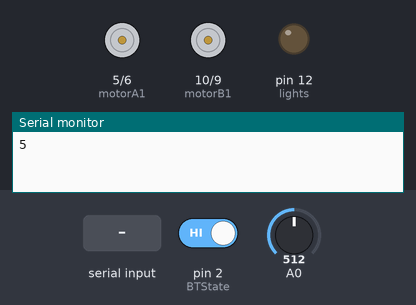
This sketch was run on a simulated Arduino Uno, built with avr-gcc and run on an emulated ATmega328P. Shown: motor-driver pin pairs drawn as motors (green arrow = first pin HIGH = forward, orange = second pin HIGH = backward, longer = more drive), output pins drawn as LEDs (lit = HIGH), the last lines printed to the serial monitor. Inputs (shaded band) come from the test bench; at power-on: pin 2 (BTState) HIGH, A0 = 512.

Above: at 1.2 s.
1.3 s: "F" received over Serial
At 2.2 s:
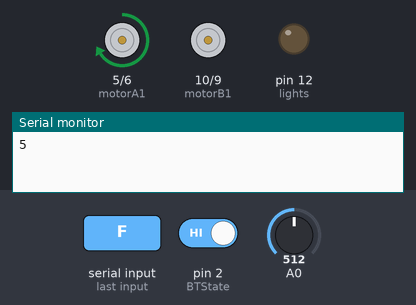
2.8 s: byte 74 ('J') received over Serial
At 3.3 s:
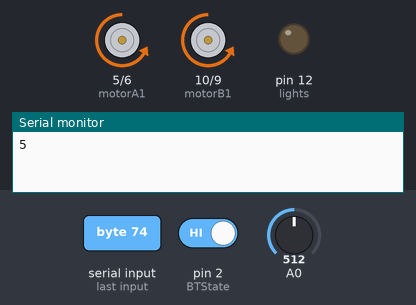
4.3 s: byte 76 ('L') received over Serial
At 5.5 s:
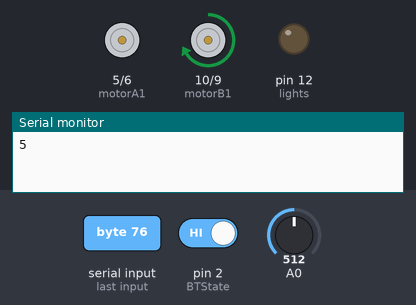
5.8 s: byte 82 ('R') received over Serial
At 6.8 s:
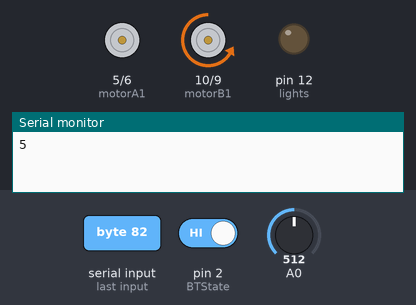
7.3 s: byte 87 ('W') received over Serial
At 7.9 s:
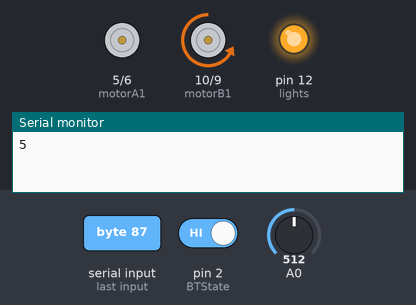
8.8 s: pin 2 (BTState) driven LOW
At 10.2 s:
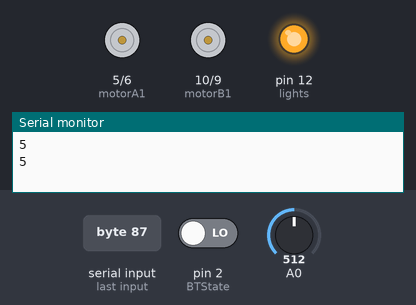
Timing chart, 0 to 11.3 s (numbered marks = the images above; inputs shaded):
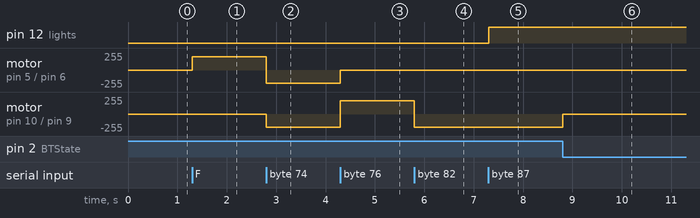

Measured:
- after the input at 1.3 s, motor on pin 5 (motorA1) / pin 6 (motorA2): stopped → forward 200/255 at once
- after the input at 2.8 s, motor on pin 5 (motorA1) / pin 6 (motorA2): forward 200/255 → backward 200/255 at once; motor on pin 10 (motorB1) / pin 9 (motorB2): stopped → backward 200/255 at once
- after the input at 4.3 s, motor on pin 5 (motorA1) / pin 6 (motorA2): backward 200/255 → stopped at once; motor on pin 10 (motorB1) / pin 9 (motorB2): backward 200/255 → forward 200/255 at once
- after the input at 5.8 s, motor on pin 10 (motorB1) / pin 9 (motorB2): forward 200/255 → backward 200/255 at once
- after the input at 7.3 s, pin 12 (lights): LOW → HIGH at once
- after the input at 8.8 s, motor on pin 10 (motorB1) / pin 9 (motorB2): backward 200/255 → stopped at once

The sketch:

FJMQYJZI49RNB7B.ino
```cpp
/*
 * Created by Vasilakis Michalis // 12-12-2014 ver.1
 * Project: Control RC Car via Bluetooth with Android Smartphone
 * http://www.ardumotive.com/arduino-car
 * More information at www.ardumotive.com
 */

//L293 Connection
  const int motorA1  = 5;  // Pin  2 of L293
  const int motorA2  = 6;  // Pin  7 of L293
  const int motorB1  = 10; // Pin 10 of L293
  const int motorB2  = 9;  // Pin 14 of L293
//Leds connected to Arduino UNO Pin 12
  const int lights  = 12;
//Buzzer / Speaker to Arduino UNO Pin 3
  const int buzzer = 3 ;
//Bluetooth (HC-06 JY-MCU) State pin on pin 2 of Arduino
  const int BTState = 2;
//Calculate Battery Level
  const float maxBattery = 8.0;// Change value to your max battery voltage level!
  int perVolt;                 // Percentage variable
  float voltage = 0.0;         // Read battery voltage
  int level;
// Use it to make a delay... without delay() function!
  long previousMillis = -1000*10;// -1000*10=-10sec. to read the first value. If you use 0 then you will take the first value after 10sec.
  long interval = 1000*10;       // interval at which to read battery voltage, change it if you want! (10*1000=10sec)
  unsigned long currentMillis;   //unsigned long currentMillis;
//Useful Variables
  int i=0;
  int j=0;
  int state;
  int vSpeed=200;     // Default speed, from 0 to 255

void setup() {
    // Set pins as outputs:
    pinMode(motorA1, OUTPUT);
    pinMode(motorA2, OUTPUT);
    pinMode(motorB1, OUTPUT);
    pinMode(motorB2, OUTPUT);
    pinMode(lights, OUTPUT);
    pinMode(BTState, INPUT);
    // Initialize serial communication at 9600 bits per second:
    Serial.begin(9600);
}

void loop() {
  //Stop car when connection lost or bluetooth disconnected
     if(digitalRead(BTState)==LOW) { state='S'; }

  //Save income data to variable 'state'
    if(Serial.available() > 0){
      state = Serial.read();
    }

  //Change speed if state is equal from 0 to 4. Values must be from 0 to 255 (PWM)
    if (state == '0'){
      vSpeed=0;}
    else if (state == '1'){
      vSpeed=100;}
    else if (state == '2'){
      vSpeed=180;}
    else if (state == '3'){
      vSpeed=200;}
    else if (state == '4'){
      vSpeed=255;}

  /***********************Forward****************************/
  //If state is equal with letter 'F', car will go forward!
    if (state == 'F') {
    	analogWrite(motorA1, vSpeed); analogWrite(motorA2, 0);
        analogWrite(motorB1, 0);      analogWrite(motorB2, 0);
    }
  /**********************Forward Left************************/
  //If state is equal with letter 'G', car will go forward left
    else if (state == 'G') {
    	analogWrite(motorA1, vSpeed); analogWrite(motorA2, 0);
        analogWrite(motorB1, 200);    analogWrite(motorB2, 0);
    }
  /**********************Forward Right************************/
  //If state is equal with letter 'I', car will go forward right
    else if (state == 'I') {
      	analogWrite(motorA1, vSpeed); analogWrite(motorA2, 0);
        analogWrite(motorB1, 0);      analogWrite(motorB2, 200);
    }
  /***********************Backward****************************/
  //If state is equal with letter 'B', car will go backward
    else if (state == 'B') {
    	analogWrite(motorA1, 0);   analogWrite(motorA2, vSpeed);
        analogWrite(motorB1, 0);   analogWrite(motorB2, 0);
    }
  /**********************Backward Left************************/
  //If state is equal with letter 'H', car will go backward left
    else if (state == 'H') {
    	analogWrite(motorA1, 0);   analogWrite(motorA2, vSpeed);
        analogWrite(motorB1, 200); analogWrite(motorB2, 0);
    }
  /**********************Backward Right************************/
  //If state is equal with letter 'J', car will go backward right
    else if (state == 'J') {
    	analogWrite(motorA1, 0);   analogWrite(motorA2, vSpeed);
        analogWrite(motorB1, 0);   analogWrite(motorB2, 200);
    }
  /***************************Left*****************************/
  //If state is equal with letter 'L', wheels will turn left
    else if (state == 'L') {
    	analogWrite(motorA1, 0);   analogWrite(motorA2, 0);
        analogWrite(motorB1, 200); analogWrite(motorB2, 0);
    }
  /***************************Right*****************************/
  //If state is equal with letter 'R', wheels will turn right
    else if (state == 'R') {
    	analogWrite(motorA1, 0);   analogWrite(motorA2, 0);
        analogWrite(motorB1, 0);   analogWrite(motorB2, 200);
    }
  /************************Lights*****************************/
  //If state is equal with letter 'W', turn leds on or of off
    else if (state == 'W') {
      if (i==0){
         digitalWrite(lights, HIGH);
         i=1;
      }
      else if (i==1){
         digitalWrite(lights, LOW);
         i=0;
      }
      state='n';
    }
  /**********************Horn sound***************************/
  //If state is equal with letter 'V', play (or stop) horn sound
    else if (state == 'V'){
      if (j==0){
         tone(buzzer, 1000);//Speaker on
         j=1;
      }
      else if (j==1){
         noTone(buzzer);    //Speaker off
         j=0;
      }
      state='n';
    }
  /************************Stop*****************************/
  //If state is equal with letter 'S', stop the car
    else if (state == 'S'){
        analogWrite(motorA1, 0);  analogWrite(motorA2, 0);
        analogWrite(motorB1, 0);  analogWrite(motorB2, 0);
    }
  /***********************Battery*****************************/
  //Read battery voltage every 10sec.
    currentMillis = millis();
    if(currentMillis - (previousMillis) > (interval)) {
       previousMillis = currentMillis;
       //Read voltage from analog pin A0 and make calibration:
       voltage = (analogRead(A0)*5.015 / 1024.0)*11.132;
       //Calculate percentage...
       perVolt = (voltage*100)/ maxBattery;
       if      (perVolt<=75)               { level=0; }
       else if (perVolt>75 && perVolt<=80) { level=1; }    //        Battery level
       else if (perVolt>80 && perVolt<=85) { level=2; }    //Min ------------------------   Max
       else if (perVolt>85 && perVolt<=90) { level=3; }    //    | 0 | 1 | 2 | 3 | 4 | 5 | >
       else if (perVolt>90 && perVolt<=95) { level=4; }    //    ------------------------
       else if (perVolt>95)                { level=5; }
       Serial.println(level);
    }

}
```
